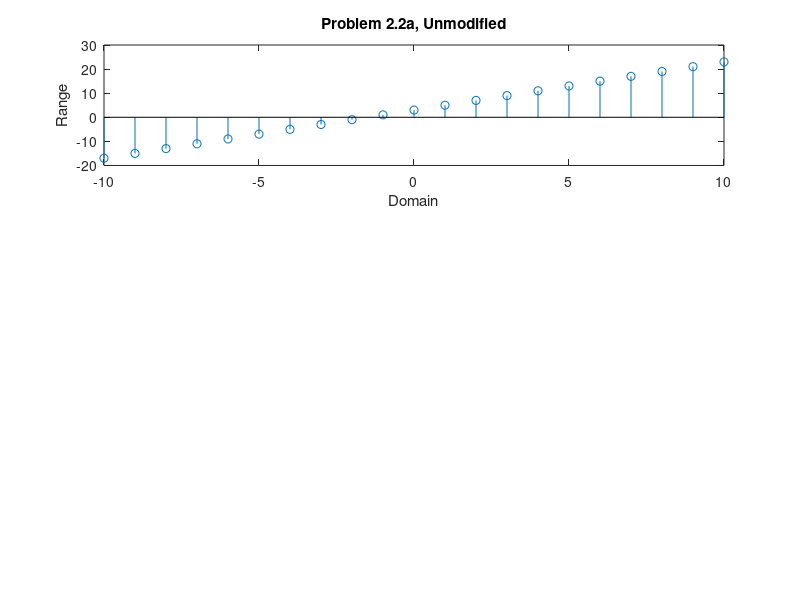

This figure's MATLAB source: (Note: this script raises an error after producing the figure.)
% Lab 02 - Problem 1
% EE384
% Christopher Bero

% n1=1;
% n2=10;
% n_p=7;
% [y,n]=unit_step(n1,n2,n_p);
%stem(n,y);

% n=-10:0.1:10;
% x=sin(n);
% n_d=2;
% [m,y]=time_shifting(x, n, n_d);
%plot(m,y);

% P2.2
n=-10:10;
x=(2*n+3);
% P2.2a
figure;
subplot(3,1,1);
stem(n,x);
title('Problem 2.2a, Unmodified');
xlabel('Domain');
ylabel('Range');
% P2.2b
n_d=3;
[m,y]=time_shifting(x, n, n_d);
subplot(3,1,2);
stem(m,y);
title('Problem 2.2b, Time Shifting');
xlabel('Domain');
ylabel('Range');
% P2.2c
[y,m]=time_reversal(x, n);
subplot(3,1,3);
stem(m,y);
title('Problem 2.2c, Time Reversal');
xlabel('Domain');
ylabel('Range');

% problem 2.3
n=-10:10;
[y1,m1]=unit_impulse(-10, 10, -4);
[y2,m2]=(unit_impulse(-10, 10, 2));
y1=y1*5;
y2=y2*2;
y=y1-y2;
figure;
stem(n, y);
title('Problem 2.3');
xlabel('Domain');
ylabel('Range');

% problem 2.4
n=-10:10;
[y1,m1]=unit_step(-10, 10, 0);
[y2,m2]=unit_step(-10, 10, 4);
y=y1-y2;
figure;
stem(n, y);
title('Problem 2.4');
xlabel('Domain');
ylabel('Range');

% fliplr
